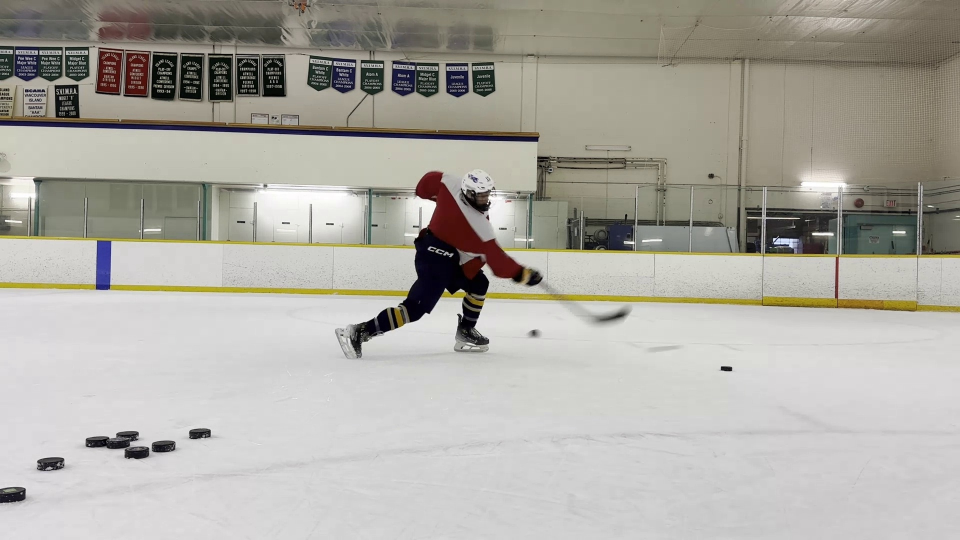
#> input picture Scripts/C:/Users/kowen/OneDrive - University of Alberta/Projects/GoalGuru/local/selected_photos/frame_012.jpg, 1920 x 1080 px (shown at 1/2 size)
$ python photo_collage.py
#> lines starting #> are read from the running program, lines starting #| are printed output that depends on the picture
from PIL import Image
import os
import math
import random
import shutil

def create_photo_collage(folder_path, collage_width=800, thumbnail_size=(100, 100), output_file="collage.jpg"):
    """
    Creates a photo collage from images in a folder.

    Args:
        folder_path (str): Path to the folder containing images.
        collage_width (int): Width of the collage in pixels.
        thumbnail_size (tuple): Size of each thumbnail in the collage (width, height).
        output_file (str): Name of the output collage file.
    """
#> called with collage_width = 800, thumbnail_size = (100, 100), output_file = 'collage.jpg'
    # List all image files in the folder
    images = [
        os.path.join(folder_path, f) for f in os.listdir(folder_path)
        if f.lower().endswith(('.png', '.jpg', '.jpeg', '.gif', '.bmp'))
    ]

    if not images:
        print("No images found in the specified folder.")
        return

    # Calculate grid dimensions
    thumbnails_per_row = collage_width // thumbnail_size[0]
    rows = math.ceil(len(images) / thumbnails_per_row)
    collage_height = rows * thumbnail_size[1]

    # Create a blank canvas for the collage
    collage = Image.new('RGB', (collage_width, collage_height), (255, 255, 255))
#> collage: PIL image 800x100 RGB; every value is 255

    # Add each image as a thumbnail to the collage
    x_offset, y_offset = 0, 0
    for image_path in images:
        with Image.open(image_path) as img:
#> img is the input picture: PIL image 1920x1080 RGB; mean R, G, B 172.8, 170.4, 162.9
            img.thumbnail(thumbnail_size)
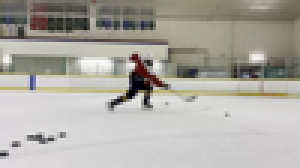
#> img: PIL image 100x56 RGB (shown 3 times larger); mean R, G, B 172.8, 170.4, 162.9
            collage.paste(img, (x_offset, y_offset))
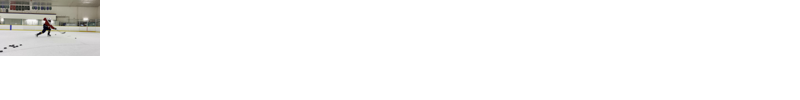
#> collage: PIL image 800x100 RGB; mean R, G, B 249.2, 249.1, 248.6

            # Update offsets for the next image
            x_offset += thumbnail_size[0]
            if x_offset >= collage_width:
                x_offset = 0
                y_offset += thumbnail_size[1]

    # Save and display the collage
    collage.save(output_file)
    collage.show()

    print(f"Collage saved as {output_file}.")


def select_random_photos_from_folders(source_dir, output_dir):
    """
    Selects one random photo from each folder in a directory structure and copies it to a new directory.

    Args:
        source_dir (str): The path to the directory containing subfolders with photos.
        output_dir (str): The path to the directory where selected photos will be saved.
    """
    # Create the output directory if it doesn't exist
    os.makedirs(output_dir, exist_ok=True)

    # Iterate over each subdirectory in the source directory
    for folder_name in os.listdir(source_dir):
        folder_path = os.path.join(source_dir, folder_name)

        # Skip if it's not a directory
        if not os.path.isdir(folder_path):
            continue

        # Collect all image file paths in the current folder
        image_extensions = ('.png', '.jpg', '.jpeg', '.gif', '.bmp')
        image_files = [
            os.path.join(folder_path, file)
            for file in os.listdir(folder_path)
            if file.lower().endswith(image_extensions)
        ]

        # If no images found, skip this folder
        if not image_files:
            print(f"No images found in folder: {folder_path}")
            continue

        # Pick a random image from the current folder
        random_photo = random.choice(image_files)

        # Copy the random photo to the output directory
        output_file_path = os.path.join(output_dir, os.path.basename(random_photo))
        shutil.copy(random_photo, output_file_path)

        print(f"Random photo selected: {random_photo}")
        print(f"Copied to: {output_file_path}")

# Usage
def main():
    source = "C:/Users/kowen/OneDrive - University of Alberta/Projects/GoalGuru/local/clipped_frames"
    output = "C:/Users/kowen/OneDrive - University of Alberta/Projects/GoalGuru/local/selected_photos"
    for folder in os.listdir(source):
        folder_path = os.path.join(source, folder)
        select_random_photos_from_folders(folder_path, output)
    create_photo_collage(output)

if __name__ == "__main__":
    main()
